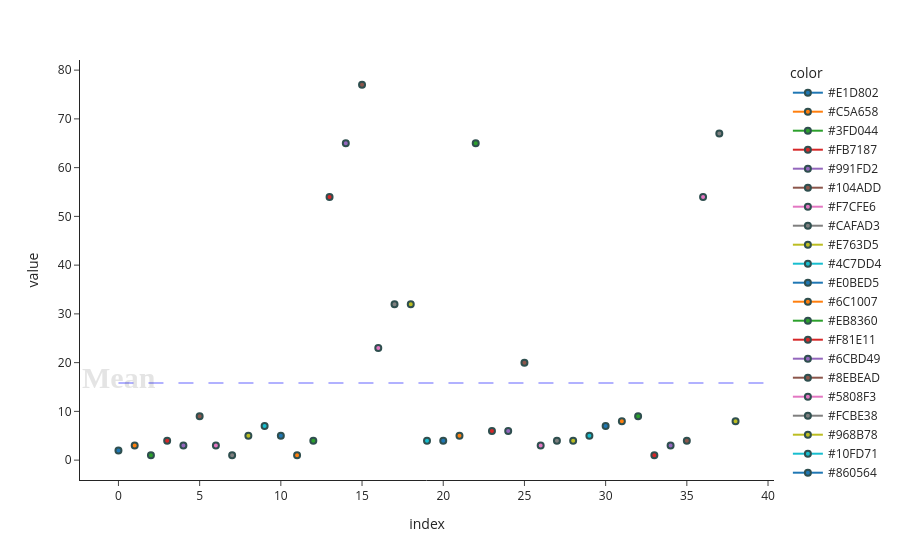

The notebook cell this image was saved under:
### Code cell
colorlists = []  #color list
for i in range(len(var_list1)):
    colorlists.append('#%06X' % np.random.randint(0, 0xFFFFFF))  # colors list
fig=px.line(var_list1,template="simple_white",line_shape='spline',markers='*',color=colorlists)
fig.add_shape(  type="line",  x0=0, y0=np.mean(var_list1), x1=40, y1=np.mean(var_list1),
                 line=dict( color="blue", width=2, dash="longdash"),
              )
fig.update_traces( textposition='top center',
                     mode="lines+markers+text",  
                     # texttemplate="$%{y:.1f}%",  # flexible the % infront of curly braces can't not be moved -signifiedfixed syntax
                     marker=dict(size=6, line=dict(width=2, color='DarkSlateGrey')))

fig.update_layout(annotations=[dict(text="Mean",textangle=0,opacity=0.1, font=dict(size=30, color="black", weight='bold', family='TimesNewRoman'),  
                     xref="paper",yref="paper",x=0, y=0.2, showarrow=False ) ] 
                 )

### Figure 1 — Plotly figure (JSON) as saved in the notebook; plotly's stock layout.template omitted (floating-point values rounded to 4 significant figures)
{"data": [{"hovertemplate": "color=#E1D802<br>variable=0<br>index=%{x}<br>value=%{y}<extra></extra>", "legendgroup": "#E1D802", "line": {"color": "#1F77B4", "dash": "solid", "shape": "spline"}, "marker": {"line": {"color": "DarkSlateGrey", "width": 2}, "size": 6, "symbol": "circle"}, "mode": "lines+markers+text", "name": "#E1D802", "orientation": "v", "showlegend": true, "textposition": "top center", "type": "scatter", "x": [0], "xaxis": "x", "y": [2], "yaxis": "y"}, {"hovertemplate": "color=#C5A658<br>variable=0<br>index=%{x}<br>value=%{y}<extra></extra>", "legendgroup": "#C5A658", "line": {"color": "#FF7F0E", "dash": "solid", "shape": "spline"}, "marker": {"line": {"color": "DarkSlateGrey", "width": 2}, "size": 6, "symbol": "circle"}, "mode": "lines+markers+text", "name": "#C5A658", "orientation": "v", "showlegend": true, "textposition": "top center", "type": "scatter", "x": [1], "xaxis": "x", "y": [3], "yaxis": "y"}, {"hovertemplate": "color=#3FD044<br>variable=0<br>index=%{x}<br>value=%{y}<extra></extra>", "legendgroup": "#3FD044", "line": {"color": "#2CA02C", "dash": "solid", "shape": "spline"}, "marker": {"line": {"color": "DarkSlateGrey", "width": 2}, "size": 6, "symbol": "circle"}, "mode": "lines+markers+text", "name": "#3FD044", "orientation": "v", "showlegend": true, "textposition": "top center", "type": "scatter", "x": [2], "xaxis": "x", "y": [1], "yaxis": "y"}, {"hovertemplate": "color=#FB7187<br>variable=0<br>index=%{x}<br>value=%{y}<extra></extra>", "legendgroup": "#FB7187", "line": {"color": "#D62728", "dash": "solid", "shape": "spline"}, "marker": {"line": {"color": "DarkSlateGrey", "width": 2}, "size": 6, "symbol": "circle"}, "mode": "lines+markers+text", "name": "#FB7187", "orientation": "v", "showlegend": true, "textposition": "top center", "type": "scatter", "x": [3], "xaxis": "x", "y": [4], "yaxis": "y"}, {"hovertemplate": "color=#991FD2<br>variable=0<br>index=%{x}<br>value=%{y}<extra></extra>", "legendgroup": "#991FD2", "line": {"color": "#9467BD", "dash": "solid", "shape": "spline"}, "marker": {"line": {"color": "DarkSlateGrey", "width": 2}, "size": 6, "symbol": "circle"}, "mode": "lines+markers+text", "name": "#991FD2", "orientation": "v", "showlegend": true, "textposition": "top center", "type": "scatter", "x": [4], "xaxis": "x", "y": [3], "yaxis": "y"}, {"hovertemplate": "color=#104ADD<br>variable=0<br>index=%{x}<br>value=%{y}<extra></extra>", "legendgroup": "#104ADD", "line": {"color": "#8C564B", "dash": "solid", "shape": "spline"}, "marker": {"line": {"color": "DarkSlateGrey", "width": 2}, "size": 6, "symbol": "circle"}, "mode": "lines+markers+text", "name": "#104ADD", "orientation": "v", "showlegend": true, "textposition": "top center", "type": "scatter", "x": [5], "xaxis": "x", "y": [9], "yaxis": "y"}, {"hovertemplate": "color=#F7CFE6<br>variable=0<br>index=%{x}<br>value=%{y}<extra></extra>", "legendgroup": "#F7CFE6", "line": {"color": "#E377C2", "dash": "solid", "shape": "spline"}, "marker": {"line": {"color": "DarkSlateGrey", "width": 2}, "size": 6, "symbol": "circle"}, "mode": "lines+markers+text", "name": "#F7CFE6", "orientation": "v", "showlegend": true, "textposition": "top center", "type": "scatter", "x": [6], "xaxis": "x", "y": [3], "yaxis": "y"}, {"hovertemplate": "color=#CAFAD3<br>variable=0<br>index=%{x}<br>value=%{y}<extra></extra>", "legendgroup": "#CAFAD3", "line": {"color": "#7F7F7F", "dash": "solid", "shape": "spline"}, "marker": {"line": {"color": "DarkSlateGrey", "width": 2}, "size": 6, "symbol": "circle"}, "mode": "lines+markers+text", "name": "#CAFAD3", "orientation": "v", "showlegend": true, "textposition": "top center", "type": "scatter", "x": [7], "xaxis": "x", "y": [1], "yaxis": "y"}, {"hovertemplate": "color=#E763D5<br>variable=0<br>index=%{x}<br>value=%{y}<extra></extra>", "legendgroup": "#E763D5", "line": {"color": "#BCBD22", "dash": "solid", "shape": "spline"}, "marker": {"line": {"color": "DarkSlateGrey", "width": 2}, "size": 6, "symbol": "circle"}, "mode": "lines+markers+text", "name": "#E763D5", "orientation": "v", "showlegend": true, "textposition": "top center", "type": "scatter", "x": [8], "xaxis": "x", "y": [5], "yaxis": "y"}, {"hovertemplate": "color=#4C7DD4<br>variable=0<br>index=%{x}<br>value=%{y}<extra></extra>", "legendgroup": "#4C7DD4", "line": {"color": "#17BECF", "dash": "solid", "shape": "spline"}, "marker": {"line": {"color": "DarkSlateGrey", "width": 2}, "size": 6, "symbol": "circle"}, "mode": "lines+markers+text", "name": "#4C7DD4", "orientation": "v", "showlegend": true, "textposition": "top center", "type": "scatter", "x": [9], "xaxis": "x", "y": [7], "yaxis": "y"}, {"hovertemplate": "color=#E0BED5<br>variable=0<br>index=%{x}<br>value=%{y}<extra></extra>", "legendgroup": "#E0BED5", "line": {"color": "#1F77B4", "dash": "solid", "shape": "spline"}, "marker": {"line": {"color": "DarkSlateGrey", "width": 2}, "size": 6, "symbol": "circle"}, "mode": "lines+markers+text", "name": "#E0BED5", "orientation": "v", "showlegend": true, "textposition": "top center", "type": "scatter", "x": [10], "xaxis": "x", "y": [5], "yaxis": "y"}, {"hovertemplate": "color=#6C1007<br>variable=0<br>index=%{x}<br>value=%{y}<extra></extra>", "legendgroup": "#6C1007", "line": {"color": "#FF7F0E", "dash": "solid", "shape": "spline"}, "marker": {"line": {"color": "DarkSlateGrey", "width": 2}, "size": 6, "symbol": "circle"}, "mode": "lines+markers+text", "name": "#6C1007", "orientation": "v", "showlegend": true, "textposition": "top center", "type": "scatter", "x": [11], "xaxis": "x", "y": [1], "yaxis": "y"}, {"hovertemplate": "color=#EB8360<br>variable=0<br>index=%{x}<br>value=%{y}<extra></extra>", "legendgroup": "#EB8360", "line": {"color": "#2CA02C", "dash": "solid", "shape": "spline"}, "marker": {"line": {"color": "DarkSlateGrey", "width": 2}, "size": 6, "symbol": "circle"}, "mode": "lines+markers+text", "name": "#EB8360", "orientation": "v", "showlegend": true, "textposition": "top center", "type": "scatter", "x": [12], "xaxis": "x", "y": [4], "yaxis": "y"}, {"hovertemplate": "color=#F81E11<br>variable=0<br>index=%{x}<br>value=%{y}<extra></extra>", "legendgroup": "#F81E11", "line": {"color": "#D62728", "dash": "solid", "shape": "spline"}, "marker": {"line": {"color": "DarkSlateGrey", "width": 2}, "size": 6, "symbol": "circle"}, "mode": "lines+markers+text", "name": "#F81E11", "orientation": "v", "showlegend": true, "textposition": "top center", "type": "scatter", "x": [13], "xaxis": "x", "y": [54], "yaxis": "y"}, {"hovertemplate": "color=#6CBD49<br>variable=0<br>index=%{x}<br>value=%{y}<extra></extra>", "legendgroup": "#6CBD49", "line": {"color": "#9467BD", "dash": "solid", "shape": "spline"}, "marker": {"line": {"color": "DarkSlateGrey", "width": 2}, "size": 6, "symbol": "circle"}, "mode": "lines+markers+text", "name": "#6CBD49", "orientation": "v", "showlegend": true, "textposition": "top center", "type": "scatter", "x": [14], "xaxis": "x", "y": [65], "yaxis": "y"}, {"hovertemplate": "color=#8EBEAD<br>variable=0<br>index=%{x}<br>value=%{y}<extra></extra>", "legendgroup": "#8EBEAD", "line": {"color": "#8C564B", "dash": "solid", "shape": "spline"}, "marker": {"line": {"color": "DarkSlateGrey", "width": 2}, "size": 6, "symbol": "circle"}, "mode": "lines+markers+text", "name": "#8EBEAD", "orientation": "v", "showlegend": true, "textposition": "top center", "type": "scatter", "x": [15], "xaxis": "x", "y": [77], "yaxis": "y"}, {"hovertemplate": "color=#5808F3<br>variable=0<br>index=%{x}<br>value=%{y}<extra></extra>", "legendgroup": "#5808F3", "line": {"color": "#E377C2", "dash": "solid", "shape": "spline"}, "marker": {"line": {"color": "DarkSlateGrey", "width": 2}, "size": 6, "symbol": "circle"}, "mode": "lines+markers+text", "name": "#5808F3", "orientation": "v", "showlegend": true, "textposition": "top center", "type": "scatter", "x": [16], "xaxis": "x", "y": [23], "yaxis": "y"}, {"hovertemplate": "color=#FCBE38<br>variable=0<br>index=%{x}<br>value=%{y}<extra></extra>", "legendgroup": "#FCBE38", "line": {"color": "#7F7F7F", "dash": "solid", "shape": "spline"}, "marker": {"line": {"color": "DarkSlateGrey", "width": 2}, "size": 6, "symbol": "circle"}, "mode": "lines+markers+text", "name": "#FCBE38", "orientation": "v", "showlegend": true, "textposition": "top center", "type": "scatter", "x": [17], "xaxis": "x", "y": [32], "yaxis": "y"}, {"hovertemplate": "color=#968B78<br>variable=0<br>index=%{x}<br>value=%{y}<extra></extra>", "legendgroup": "#968B78", "line": {"color": "#BCBD22", "dash": "solid", "shape": "spline"}, "marker": {"line": {"color": "DarkSlateGrey", "width": 2}, "size": 6, "symbol": "circle"}, "mode": "lines+markers+text", "name": "#968B78", "orientation": "v", "showlegend": true, "textposition": "top center", "type": "scatter", "x": [18], "xaxis": "x", "y": [32], "yaxis": "y"}, {"hovertemplate": "color=#10FD71<br>variable=0<br>index=%{x}<br>value=%{y}<extra></extra>", "legendgroup": "#10FD71", "line": {"color": "#17BECF", "dash": "solid", "shape": "spline"}, "marker": {"line": {"color": "DarkSlateGrey", "width": 2}, "size": 6, "symbol": "circle"}, "mode": "lines+markers+text", "name": "#10FD71", "orientation": "v", "showlegend": true, "textposition": "top center", "type": "scatter", "x": [19], "xaxis": "x", "y": [4], "yaxis": "y"}, {"hovertemplate": "color=#860564<br>variable=0<br>index=%{x}<br>value=%{y}<extra></extra>", "legendgroup": "#860564", "line": {"color": "#1F77B4", "dash": "solid", "shape": "spline"}, "marker": {"line": {"color": "DarkSlateGrey", "width": 2}, "size": 6, "symbol": "circle"}, "mode": "lines+markers+text", "name": "#860564", "orientation": "v", "showlegend": true, "textposition": "top center", "type": "scatter", "x": [20], "xaxis": "x", "y": [4], "yaxis": "y"}, {"hovertemplate": "color=#CFD173<br>variable=0<br>index=%{x}<br>value=%{y}<extra></extra>", "legendgroup": "#CFD173", "line": {"color": "#FF7F0E", "dash": "solid", "shape": "spline"}, "marker": {"line": {"color": "DarkSlateGrey", "width": 2}, "size": 6, "symbol": "circle"}, "mode": "lines+markers+text", "name": "#CFD173", "orientation": "v", "showlegend": true, "textposition": "top center", "type": "scatter", "x": [21], "xaxis": "x", "y": [5], "yaxis": "y"}, {"hovertemplate": "color=#5489BE<br>variable=0<br>index=%{x}<br>value=%{y}<extra></extra>", "legendgroup": "#5489BE", "line": {"color": "#2CA02C", "dash": "solid", "shape": "spline"}, "marker": {"line": {"color": "DarkSlateGrey", "width": 2}, "size": 6, "symbol": "circle"}, "mode": "lines+markers+text", "name": "#5489BE", "orientation": "v", "showlegend": true, "textposition": "top center", "type": "scatter", "x": [22], "xaxis": "x", "y": [65], "yaxis": "y"}, {"hovertemplate": "color=#2BB1BA<br>variable=0<br>index=%{x}<br>value=%{y}<extra></extra>", "legendgroup": "#2BB1BA", "line": {"color": "#D62728", "dash": "solid", "shape": "spline"}, "marker": {"line": {"color": "DarkSlateGrey", "width": 2}, "size": 6, "symbol": "circle"}, "mode": "lines+markers+text", "name": "#2BB1BA", "orientation": "v", "showlegend": true, "textposition": "top center", "type": "scatter", "x": [23], "xaxis": "x", "y": [6], "yaxis": "y"}, {"hovertemplate": "color=#EA8500<br>variable=0<br>index=%{x}<br>value=%{y}<extra></extra>", "legendgroup": "#EA8500", "line": {"color": "#9467BD", "dash": "solid", "shape": "spline"}, "marker": {"line": {"color": "DarkSlateGrey", "width": 2}, "size": 6, "symbol": "circle"}, "mode": "lines+markers+text", "name": "#EA8500", "orientation": "v", "showlegend": true, "textposition": "top center", "type": "scatter", "x": [24], "xaxis": "x", "y": [6], "yaxis": "y"}, {"hovertemplate": "color=#B48497<br>variable=0<br>index=%{x}<br>value=%{y}<extra></extra>", "legendgroup": "#B48497", "line": {"color": "#8C564B", "dash": "solid", "shape": "spline"}, "marker": {"line": {"color": "DarkSlateGrey", "width": 2}, "size": 6, "symbol": "circle"}, "mode": "lines+markers+text", "name": "#B48497", "orientation": "v", "showlegend": true, "textposition": "top center", "type": "scatter", "x": [25], "xaxis": "x", "y": [20], "yaxis": "y"}, {"hovertemplate": "color=#7FEA4C<br>variable=0<br>index=%{x}<br>value=%{y}<extra></extra>", "legendgroup": "#7FEA4C", "line": {"color": "#E377C2", "dash": "solid", "shape": "spline"}, "marker": {"line": {"color": "DarkSlateGrey", "width": 2}, "size": 6, "symbol": "circle"}, "mode": "lines+markers+text", "name": "#7FEA4C", "orientation": "v", "showlegend": true, "textposition": "top center", "type": "scatter", "x": [26], "xaxis": "x", "y": [3], "yaxis": "y"}, {"hovertemplate": "color=#7C6244<br>variable=0<br>index=%{x}<br>value=%{y}<extra></extra>", "legendgroup": "#7C6244", "line": {"color": "#7F7F7F", "dash": "solid", "shape": "spline"}, "marker": {"line": {"color": "DarkSlateGrey", "width": 2}, "size": 6, "symbol": "circle"}, "mode": "lines+markers+text", "name": "#7C6244", "orientation": "v", "showlegend": true, "textposition": "top center", "type": "scatter", "x": [27], "xaxis": "x", "y": [4], "yaxis": "y"}, {"hovertemplate": "color=#D41CBD<br>variable=0<br>index=%{x}<br>value=%{y}<extra></extra>", "legendgroup": "#D41CBD", "line": {"color": "#BCBD22", "dash": "solid", "shape": "spline"}, "marker": {"line": {"color": "DarkSlateGrey", "width": 2}, "size": 6, "symbol": "circle"}, "mode": "lines+markers+text", "name": "#D41CBD", "orientation": "v", "showlegend": true, "textposition": "top center", "type": "scatter", "x": [28], "xaxis": "x", "y": [4], "yaxis": "y"}, {"hovertemplate": "color=#6EEFC4<br>variable=0<br>index=%{x}<br>value=%{y}<extra></extra>", "legendgroup": "#6EEFC4", "line": {"color": "#17BECF", "dash": "solid", "shape": "spline"}, "marker": {"line": {"color": "DarkSlateGrey", "width": 2}, "size": 6, "symbol": "circle"}, "mode": "lines+markers+text", "name": "#6EEFC4", "orientation": "v", "showlegend": true, "textposition": "top center", "type": "scatter", "x": [29], "xaxis": "x", "y": [5], "yaxis": "y"}, {"hovertemplate": "color=#38AA73<br>variable=0<br>index=%{x}<br>value=%{y}<extra></extra>", "legendgroup": "#38AA73", "line": {"color": "#1F77B4", "dash": "solid", "shape": "spline"}, "marker": {"line": {"color": "DarkSlateGrey", "width": 2}, "size": 6, "symbol": "circle"}, "mode": "lines+markers+text", "name": "#38AA73", "orientation": "v", "showlegend": true, "textposition": "top center", "type": "scatter", "x": [30], "xaxis": "x", "y": [7], "yaxis": "y"}, {"hovertemplate": "color=#25C177<br>variable=0<br>index=%{x}<br>value=%{y}<extra></extra>", "legendgroup": "#25C177", "line": {"color": "#FF7F0E", "dash": "solid", "shape": "spline"}, "marker": {"line": {"color": "DarkSlateGrey", "width": 2}, "size": 6, "symbol": "circle"}, "mode": "lines+markers+text", "name": "#25C177", "orientation": "v", "showlegend": true, "textposition": "top center", "type": "scatter", "x": [31], "xaxis": "x", "y": [8], "yaxis": "y"}, {"hovertemplate": "color=#3C548A<br>variable=0<br>index=%{x}<br>value=%{y}<extra></extra>", "legendgroup": "#3C548A", "line": {"color": "#2CA02C", "dash": "solid", "shape": "spline"}, "marker": {"line": {"color": "DarkSlateGrey", "width": 2}, "size": 6, "symbol": "circle"}, "mode": "lines+markers+text", "name": "#3C548A", "orientation": "v", "showlegend": true, "textposition": "top center", "type": "scatter", "x": [32], "xaxis": "x", "y": [9], "yaxis": "y"}, {"hovertemplate": "color=#77C299<br>variable=0<br>index=%{x}<br>value=%{y}<extra></extra>", "legendgroup": "#77C299", "line": {"color": "#D62728", "dash": "solid", "shape": "spline"}, "marker": {"line": {"color": "DarkSlateGrey", "width": 2}, "size": 6, "symbol": "circle"}, "mode": "lines+markers+text", "name": "#77C299", "orientation": "v", "showlegend": true, "textposition": "top center", "type": "scatter", "x": [33], "xaxis": "x", "y": [1], "yaxis": "y"}, {"hovertemplate": "color=#C68FD1<br>variable=0<br>index=%{x}<br>value=%{y}<extra></extra>", "legendgroup": "#C68FD1", "line": {"color": "#9467BD", "dash": "solid", "shape": "spline"}, "marker": {"line": {"color": "DarkSlateGrey", "width": 2}, "size": 6, "symbol": "circle"}, "mode": "lines+markers+text", "name": "#C68FD1", "orientation": "v", "showlegend": true, "textposition": "top center", "type": "scatter", "x": [34], "xaxis": "x", "y": [3], "yaxis": "y"}, {"hovertemplate": "color=#024874<br>variable=0<br>index=%{x}<br>value=%{y}<extra></extra>", "legendgroup": "#024874", "line": {"color": "#8C564B", "dash": "solid", "shape": "spline"}, "marker": {"line": {"color": "DarkSlateGrey", "width": 2}, "size": 6, "symbol": "circle"}, "mode": "lines+markers+text", "name": "#024874", "orientation": "v", "showlegend": true, "textposition": "top center", "type": "scatter", "x": [35], "xaxis": "x", "y": [4], "yaxis": "y"}, {"hovertemplate": "color=#F3C434<br>variable=0<br>index=%{x}<br>value=%{y}<extra></extra>", "legendgroup": "#F3C434", "line": {"color": "#E377C2", "dash": "solid", "shape": "spline"}, "marker": {"line": {"color": "DarkSlateGrey", "width": 2}, "size": 6, "symbol": "circle"}, "mode": "lines+markers+text", "name": "#F3C434", "orientation": "v", "showlegend": true, "textposition": "top center", "type": "scatter", "x": [36], "xaxis": "x", "y": [54], "yaxis": "y"}, {"hovertemplate": "color=#DE280C<br>variable=0<br>index=%{x}<br>value=%{y}<extra></extra>", "legendgroup": "#DE280C", "line": {"color": "#7F7F7F", "dash": "solid", "shape": "spline"}, "marker": {"line": {"color": "DarkSlateGrey", "width": 2}, "size": 6, "symbol": "circle"}, "mode": "lines+markers+text", "name": "#DE280C", "orientation": "v", "showlegend": true, "textposition": "top center", "type": "scatter", "x": [37], "xaxis": "x", "y": [67], "yaxis": "y"}, {"hovertemplate": "color=#D86949<br>variable=0<br>index=%{x}<br>value=%{y}<extra></extra>", "legendgroup": "#D86949", "line": {"color": "#BCBD22", "dash": "solid", "shape": "spline"}, "marker": {"line": {"color": "DarkSlateGrey", "width": 2}, "size": 6, "symbol": "circle"}, "mode": "lines+markers+text", "name": "#D86949", "orientation": "v", "showlegend": true, "textposition": "top center", "type": "scatter", "x": [38], "xaxis": "x", "y": [8], "yaxis": "y"}], "layout": {"annotations": [{"font": {"color": "black", "family": "TimesNewRoman", "size": 30, "weight": "bold"}, "opacity": 0.1, "showarrow": false, "text": "Mean", "textangle": 0, "x": 0, "xref": "paper", "y": 0.2, "yref": "paper"}], "legend": {"title": {"text": "color"}, "tracegroupgap": 0}, "margin": {"t": 60}, "shapes": [{"line": {"color": "blue", "dash": "longdash", "width": 2}, "type": "line", "x0": 0, "x1": 40, "y0": 15.85, "y1": 15.85}], "xaxis": {"anchor": "y", "domain": [0, 1], "title": {"text": "index"}}, "yaxis": {"anchor": "x", "domain": [0, 1], "title": {"text": "value"}}}}
